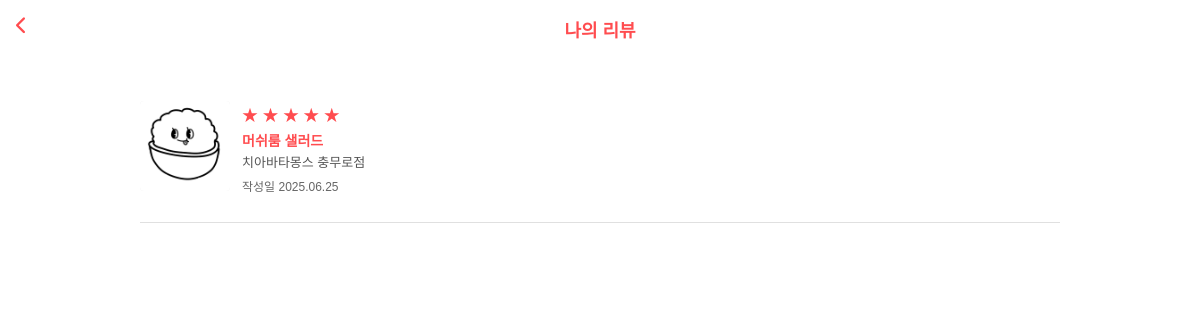
Screenshot of /accounts/mypage/4/reviews with the database file from the repository.
### menu/models.py (models this page shows, shortened)
class Review(models.Model):
    writer = models.ForeignKey(Profile, on_delete=models.CASCADE, related_name='reviews')
    menu = models.ForeignKey(Menu, on_delete=models.CASCADE, related_name='reviews')
    created_at = models.DateField(auto_now_add=True)
    content = models.TextField(blank=True)  # 리뷰 텍스트 (선택)
    rating = models.IntegerField(default=5)  # 별점: 1~5
    image = models.ImageField(upload_to='review_images/', blank=True, null=True)  # 사진

class Menu(models.Model):
    name = models.CharField(max_length=100)  # 메뉴 이름 (필수)
    price = models.PositiveIntegerField()    # 가격 (필수)
    store = models.ForeignKey(Store, on_delete=models.CASCADE, related_name='menus')
    image = models.ImageField(upload_to='menu_images/', null=True, blank=True)

class Store(models.Model):
    name = models.CharField(max_length=100)
    address = models.TextField()
    latitude = models.FloatField()
    longitude = models.FloatField()
    school = models.ForeignKey(School, on_delete=models.CASCADE)
    category = models.ForeignKey(Category, null=True, blank=True, on_delete=models.SET_NULL)  # ✅ 여기 추가
    number = models.TextField(null=True, blank=True)
    open_time = models.TextField(null= True, blank = True)
    image = models.ImageField(upload_to='store_images/', null=True, blank=True)

### accounts/views.py (the view)
# urls.py: path('mypage/<int:id>/reviews', my_reviews, name='my_reviews'),
def my_reviews(request, id):
    user = get_object_or_404(User, pk=id)
    profile = user.profile
    reviews = Review.objects.filter(writer=profile).select_related('menu__store').order_by('-created_at')
    context = {
        'reviews': reviews
    }
    return render(request, 'accounts/my_reviews.html', context)

### accounts/templates/accounts/my_reviews.html (shortened to what this page needs)
{% load static %}
<!DOCTYPE html>
<html lang="ko">
<head>
  <link rel="stylesheet" href="https://cdnjs.cloudflare.com/ajax/libs/font-awesome/6.5.0/css/all.min.css">
  <link rel="stylesheet" href="{% static 'css/accounts/my_reviews.css' %}">
</head>
<body>
  <div class="page-header">
    <a href="javascript:history.back()" class="back-button"><i class="fas fa-chevron-left"></i></a>
    <h2 class="page-title">나의 리뷰</h2>
  </div>
 <div class="review-container">
  {% for review in reviews %}
  <div class="review-item">
    <div class="review-plain">
      <img class="review-thumbnail" src="{% if review.image %}{{ review.image.url }}{% else %}https://via.placeholder.com/60{% endif %}" alt="리뷰 이미지">
      <div class="review-plain-text">
        <div class="review-stars">
          {% for i in "12345"|slice:":" %}
            {% if forloop.counter <= review.rating %}★{% else %}☆{% endif %}
          {% endfor %}
        </div>
        <div class="review-title">{{ review.menu.name }}</div>
        <div class="review-sub">{{ review.menu.store.name }}</div>
        <div class="review-date">작성일 {{ review.created_at|date:"Y.m.d" }}</div>
      </div>
    </div>
  </div>
  {% empty %}
  <p style="margin: 20px;">작성한 리뷰가 없습니다.</p>
  {% endfor %}
</div>
</body>
</html>

### project/static/css/accounts/my_reviews.css (style rules this page uses)
* { box-sizing: border-box; }
body { font-family: 'Apple SD Gothic Neo', sans-serif; margin: 0; padding: 0; background-color: #fff; }
.page-header { position: relative; padding: 16px 0; text-align: center; }
.back-button { position: absolute; top: 16px; left: 16px; font-size: 18px; color: #ff4c4f; text-decoration: none; }
.page-title { font-size: 18px; font-weight: bold; color: #ff4c4f; margin: 0; margin-bottom: 20px; }
.review-container { padding: 20px; width: 80%; margin: 0 auto; }
.review-item { margin-bottom: 28px; padding-bottom: 28px; border-bottom: 1px solid #e0e0e0; }
.review-plain { display: flex; gap: 12px; align-items: center; }
.review-thumbnail { width: 90px; height: 90px; object-fit: cover; border-radius: 4px; flex-shrink: 0; background-color: #eee; }
.review-plain-text { display: flex; flex-direction: column; justify-content: center; }
.review-stars { color: #ff4c4f; font-size: 16px; margin: 4px 0; }
.review-title { font-weight: bold; font-size: 14px; color: #ff4c4f; margin-bottom: 2px; }
.review-sub { color: #555; font-size: 13px; margin-bottom: 6px; }
.review-date { font-size: 12px; color: #666; }

### rows the page displays
Review: image (picture), rating 5 (drawn), menu.name "머쉬룸 샐러드", menu.store.name "치아바타몽스 충무로점", created_at "2025.06.25"
